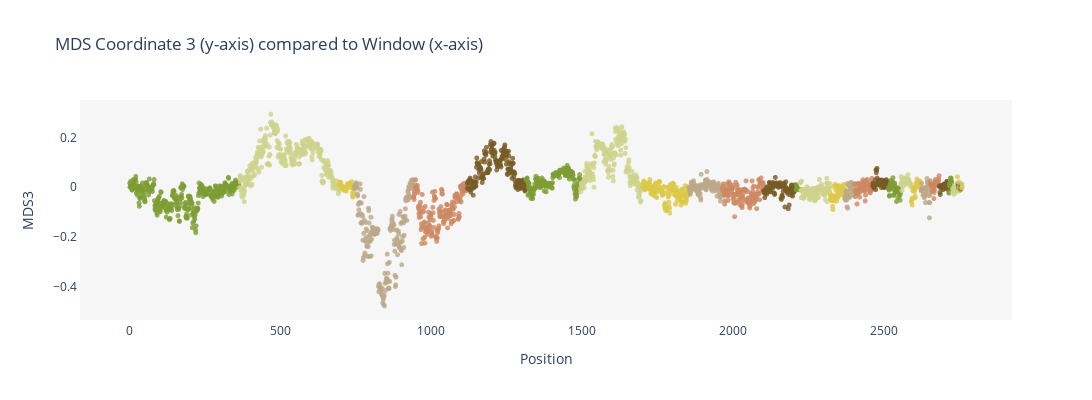

Notebook code for this chart:
### Code cell
#px.scatter(y=mds.samples["PC2"], title="MDS Coordinate 2 (y-axis) compared to Window (x-axis)")
fig = px.scatter(y=mds.samples["PC3"], 
                 title="MDS Coordinate 3 (y-axis) compared to Window (x-axis)", 
                 color=chrs, 
                 labels=chrs,
                 color_discrete_sequence=kakapo_colors,
                 width=1200, height=400
                )

fig.update_traces(marker=dict(size=5, opacity=0.8))
fig.update_layout(showlegend=False)
fig.update_layout(xaxis=dict(showgrid=False, zeroline=False, showline=True, title="Position"))
fig.update_layout(yaxis=dict(showgrid=False, zeroline=False, showline=True, title="MDS3"))
fig.update_layout(paper_bgcolor="white")
fig.update_layout(plot_bgcolor="#f6f6f6")
fig.write_image("mds_coord3.svg")
fig.write_image("mds_coord3.png")
fig

### Figure 1 — Plotly figure (JSON) as saved in the notebook; plotly's stock layout.template omitted (floating-point values rounded to 4 significant figures; data arrays with more than 128 entries replaced by an {"elided": "..."} marker saying what was removed)
{"data": [{"hovertemplate": "color=S1<br>x=%{x}<br>y=%{y}<extra></extra>", "legendgroup": "S1", "marker": {"color": "#7D9D33", "opacity": 0.8, "size": 5, "symbol": "circle"}, "mode": "markers", "name": "S1", "showlegend": true, "type": "scattergl", "x": {"elided": "364 int values"}, "xaxis": "x", "y": {"elided": "364 float values"}, "yaxis": "y"}, {"hovertemplate": "color=S2<br>x=%{x}<br>y=%{y}<extra></extra>", "legendgroup": "S2", "marker": {"color": "#CED38C", "opacity": 0.8, "size": 5, "symbol": "circle"}, "mode": "markers", "name": "S2", "showlegend": true, "type": "scattergl", "x": {"elided": "331 int values"}, "xaxis": "x", "y": {"elided": "331 float values"}, "yaxis": "y"}, {"hovertemplate": "color=S3<br>x=%{x}<br>y=%{y}<extra></extra>", "legendgroup": "S3", "marker": {"color": "#DCC949", "opacity": 0.8, "size": 5, "symbol": "circle"}, "mode": "markers", "name": "S3", "showlegend": true, "type": "scattergl", "x": [695, 696, 697, 698, 699, 700, 701, 702, 703, 704, 705, 706, 707, 708, 709, 710, 711, 712, 713, 714, 715, 716, 717, 718, 719, 720, 721, 722, 723, 724, 725, 726, 727, 728, 729, 730, 731, 732, 733, 734, 735, 736, 737, 738, 739, 740, 741, 742, 743, 744], "xaxis": "x", "y": [0.0165, 0.008156, 0.01772, 0.01984, 0.01911, 0.01511, -0.001878, -0.005766, 0.005881, 0.003743, -0.005665, -0.006808, -0.0007921, 0.0005482, -0.007167, -0.006665, -0.01297, -0.00857, -0.007761, -0.009394, -0.007487, -0.00856, 0.0002998, -0.01658, -0.008158, 0.003768, 0.008178, 0.01237, 0.006374, 0.006926, 0.007778, 0.01501, 0.00641, 0.007388, 0.01599, 0.01632, 0.007123, 0.003397, -0.001927, 0.007097, 0.00712, 0.02189, -0.001591, -0.0243, -0.03803, -0.03979, -0.006821, -0.00488, -0.01237, -0.02899], "yaxis": "y"}, {"hovertemplate": "color=S4<br>x=%{x}<br>y=%{y}<extra></extra>", "legendgroup": "S4", "marker": {"color": "#BCA888", "opacity": 0.8, "size": 5, "symbol": "circle"}, "mode": "markers", "name": "S4", "showlegend": true, "type": "scattergl", "x": {"elided": "196 int values"}, "xaxis": "x", "y": {"elided": "196 float values"}, "yaxis": "y"}, {"hovertemplate": "color=S5<br>x=%{x}<br>y=%{y}<extra></extra>", "legendgroup": "S5", "marker": {"color": "#CD8862", "opacity": 0.8, "size": 5, "symbol": "circle"}, "mode": "markers", "name": "S5", "showlegend": true, "type": "scattergl", "x": {"elided": "178 int values"}, "xaxis": "x", "y": {"elided": "178 float values"}, "yaxis": "y"}, {"hovertemplate": "color=S6<br>x=%{x}<br>y=%{y}<extra></extra>", "legendgroup": "S6", "marker": {"color": "#775B24", "opacity": 0.8, "size": 5, "symbol": "circle"}, "mode": "markers", "name": "S6", "showlegend": true, "type": "scattergl", "x": {"elided": "195 int values"}, "xaxis": "x", "y": {"elided": "195 float values"}, "yaxis": "y"}, {"hovertemplate": "color=S7<br>x=%{x}<br>y=%{y}<extra></extra>", "legendgroup": "S7", "marker": {"color": "#7D9D33", "opacity": 0.8, "size": 5, "symbol": "circle"}, "mode": "markers", "name": "S7", "showlegend": true, "type": "scattergl", "x": {"elided": "181 int values"}, "xaxis": "x", "y": {"elided": "181 float values"}, "yaxis": "y"}, {"hovertemplate": "color=S8<br>x=%{x}<br>y=%{y}<extra></extra>", "legendgroup": "S8", "marker": {"color": "#CED38C", "opacity": 0.8, "size": 5, "symbol": "circle"}, "mode": "markers", "name": "S8", "showlegend": true, "type": "scattergl", "x": {"elided": "207 int values"}, "xaxis": "x", "y": {"elided": "207 float values"}, "yaxis": "y"}, {"hovertemplate": "color=S9<br>x=%{x}<br>y=%{y}<extra></extra>", "legendgroup": "S9", "marker": {"color": "#DCC949", "opacity": 0.8, "size": 5, "symbol": "circle"}, "mode": "markers", "name": "S9", "showlegend": true, "type": "scattergl", "x": {"elided": "153 int values"}, "xaxis": "x", "y": {"elided": "153 float values"}, "yaxis": "y"}, {"hovertemplate": "color=S10<br>x=%{x}<br>y=%{y}<extra></extra>", "legendgroup": "S10", "marker": {"color": "#BCA888", "opacity": 0.8, "size": 5, "symbol": "circle"}, "mode": "markers", "name": "S10", "showlegend": true, "type": "scattergl", "x": [1855, 1856, 1857, 1858, 1859, 1860, 1861, 1862, 1863, 1864, 1865, 1866, 1867, 1868, 1869, 1870, 1871, 1872, 1873, 1874, 1875, 1876, 1877, 1878, 1879, 1880, 1881, 1882, 1883, 1884, 1885, 1886, 1887, 1888, 1889, 1890, 1891, 1892, 1893, 1894, 1895, 1896, 1897, 1898, 1899, 1900, 1901, 1902, 1903, 1904, 1905, 1906, 1907, 1908, 1909, 1910, 1911, 1912, 1913, 1914, 1915, 1916, 1917, 1918, 1919, 1920, 1921, 1922, 1923, 1924, 1925, 1926, 1927, 1928, 1929, 1930, 1931, 1932, 1933, 1934, 1935, 1936, 1937, 1938, 1939, 1940, 1941, 1942, 1943, 1944, 1945, 1946, 1947, 1948, 1949, 1950, 1951, 1952, 1953, 1954, 1955, 1956, 1957, 1958, 1959, 1960, 1961, 1962, 1963, 1964], "xaxis": "x", "y": [-0.001358, -0.005259, -0.009649, -0.01885, -0.02908, -0.02113, -0.0002401, 0.01418, 0.0209, 0.008258, 0.011, 0.01467, 0.006039, -0.00648, 0.001656, 0.02469, 0.01412, -0.005511, -0.007967, -0.006209, -0.006879, 0.006177, -0.008623, -0.01464, -0.01222, -0.004703, -0.008793, 0.005126, -0.01149, -0.0242, -0.03185, -0.005818, -0.01774, -0.02461, -0.01193, 0.003485, 0.008381, -0.02742, -0.04266, -0.05185, 0.05151, 0.002624, -0.004402, 0.007343, 0.009256, 0.008046, 0.009903, 0.01088, 0.003048, 0.004918, 0.005238, 0.004396, 0.003994, -0.002673, 0.02664, 0.02858, -0.009186, -0.01121, 0.003403, 0.06242, 0.03014, 0.01503, 0.01601, 0.01729, 0.02009, 0.01883, 0.02044, 0.006189, 0.006758, 0.01266, 0.01606, 0.0161, 0.007544, -0.004765, 0.01836, -0.0101, 0.00249, 0.008595, -0.01638, 0.01334, 0.01288, 0.02149, 0.0174, 0.006776, -0.001772, -9.217e-05, -0.005701, -0.01582, -0.006017, -0.002244, -0.01012, -0.008034, -0.001809, -0.03676, 0.009199, -5.053e-05, -0.002865, 0.01503, -0.001857, 0.003921, -0.03172, -0.02141, -0.04022, -0.03511, -0.05673, -0.03857, -0.01307, -0.02447, -0.03005, -0.03015], "yaxis": "y"}, {"hovertemplate": "color=S11<br>x=%{x}<br>y=%{y}<extra></extra>", "legendgroup": "S11", "marker": {"color": "#CD8862", "opacity": 0.8, "size": 5, "symbol": "circle"}, "mode": "markers", "name": "S11", "showlegend": true, "type": "scattergl", "x": {"elided": "137 int values"}, "xaxis": "x", "y": {"elided": "137 float values"}, "yaxis": "y"}, {"hovertemplate": "color=S12<br>x=%{x}<br>y=%{y}<extra></extra>", "legendgroup": "S12", "marker": {"color": "#775B24", "opacity": 0.8, "size": 5, "symbol": "circle"}, "mode": "markers", "name": "S12", "showlegend": true, "type": "scattergl", "x": [2102, 2103, 2104, 2105, 2106, 2107, 2108, 2109, 2110, 2111, 2112, 2113, 2114, 2115, 2116, 2117, 2118, 2119, 2120, 2121, 2122, 2123, 2124, 2125, 2126, 2127, 2128, 2129, 2130, 2131, 2132, 2133, 2134, 2135, 2136, 2137, 2138, 2139, 2140, 2141, 2142, 2143, 2144, 2145, 2146, 2147, 2148, 2149, 2150, 2151, 2152, 2153, 2154, 2155, 2156, 2157, 2158, 2159, 2160, 2161, 2162, 2163, 2164, 2165, 2166, 2167, 2168, 2169, 2170, 2171, 2172, 2173, 2174, 2175, 2176, 2177, 2178, 2179, 2180, 2181, 2182, 2183, 2184, 2185, 2186, 2187, 2188, 2189, 2190, 2191, 2192, 2193, 2194, 2195, 2196, 2197, 2198, 2199, 2200, 2201, 2202, 2203, 2204, 2205, 2206, 2207, 2208, 2209], "xaxis": "x", "y": [-0.01521, -0.01487, -0.02303, -0.0208, -0.0425, -0.01001, -0.0261, -0.01722, -0.009893, -0.01325, 0.0002999, -0.02822, -0.01634, -0.008317, -0.005972, 0.002039, -0.009274, -0.01907, -0.005893, 0.01911, -0.005331, 0.01628, 0.01563, -0.007306, -0.01914, -0.01612, 0.001857, 0.01016, 0.009256, 0.003206, 0.01205, 0.01882, -0.002347, 0.01179, 0.002673, -0.02351, -0.02552, -0.02961, 0.0136, 0.039, 0.01478, 0.01304, 0.01741, 0.01434, 0.0149, 0.006133, 0.01158, 0.003554, 0.005561, -0.001019, 0.002619, 0.01084, 0.003953, 0.01051, 0.01543, 0.01788, 0.01011, 0.002353, -0.04458, -0.04942, 0.003303, -0.03384, -0.0351, -0.0406, -0.001166, -0.01764, 0.01055, 0.01121, 0.01616, 0.006766, 0.009099, -0.07998, -0.01235, 0.0004538, 0.02145, -0.009275, -0.005361, -0.01054, -0.01607, -0.02378, -0.01437, -0.01761, -0.08709, -0.01553, -0.03009, -0.07232, -0.01282, -0.006982, -0.01363, -0.01433, -0.003635, -0.007294, 0.006647, -0.01881, 0.008787, -0.03093, -0.03681, -0.008424, -0.007006, -0.01737, -0.01774, -0.02033, -0.01704, 0.000458, -8.476e-05, -0.001539, 0.009536, 0.005843], "yaxis": "y"}, {"hovertemplate": "color=S13<br>x=%{x}<br>y=%{y}<extra></extra>", "legendgroup": "S13", "marker": {"color": "#7D9D33", "opacity": 0.8, "size": 5, "symbol": "circle"}, "mode": "markers", "name": "S13", "showlegend": true, "type": "scattergl", "x": [2210, 2211, 2212, 2213, 2214, 2215, 2216, 2217, 2218, 2219, 2220, 2221, 2222], "xaxis": "x", "y": [-0.009865, 0.006518, -0.005182, -0.001356, -0.007979, -0.008299, -0.006127, -0.01069, -0.009362, -0.008066, -0.01032, -0.009382, -0.0087], "yaxis": "y"}, {"hovertemplate": "color=S14<br>x=%{x}<br>y=%{y}<extra></extra>", "legendgroup": "S14", "marker": {"color": "#CED38C", "opacity": 0.8, "size": 5, "symbol": "circle"}, "mode": "markers", "name": "S14", "showlegend": true, "type": "scattergl", "x": [2223, 2224, 2225, 2226, 2227, 2228, 2229, 2230, 2231, 2232, 2233, 2234, 2235, 2236, 2237, 2238, 2239, 2240, 2241, 2242, 2243, 2244, 2245, 2246, 2247, 2248, 2249, 2250, 2251, 2252, 2253, 2254, 2255, 2256, 2257, 2258, 2259, 2260, 2261, 2262, 2263, 2264, 2265, 2266, 2267, 2268, 2269, 2270, 2271, 2272, 2273, 2274, 2275, 2276, 2277, 2278, 2279, 2280, 2281, 2282, 2283, 2284, 2285, 2286, 2287, 2288, 2289, 2290, 2291, 2292, 2293, 2294, 2295, 2296, 2297, 2298, 2299, 2300, 2301, 2302, 2303, 2304, 2305, 2306, 2307, 2308, 2309, 2310, 2311, 2312, 2313, 2314, 2315, 2316, 2317, 2318, 2319, 2320, 2321], "xaxis": "x", "y": [0.0165, 0.0192, 0.0203, -0.01365, -0.04246, 0.0242, -0.0112, -0.01567, -0.008473, -0.03316, -0.04182, -0.0101, -0.04551, -0.04203, -0.01971, -0.02521, -0.02114, -0.03206, -0.01896, -0.0182, -0.02075, -0.006753, -0.01491, 0.001611, -0.03221, -0.02046, -0.02514, -0.004269, -0.01914, -0.01517, -0.02216, -0.04861, -0.03022, -0.03964, -0.04986, -0.03619, -0.0246, -0.007513, -0.04217, -0.02766, -0.0306, -0.03555, -0.02124, -0.007504, -0.01056, -0.004453, -0.01851, -0.05493, -0.03918, -0.03818, -0.0498, -0.03299, -0.05177, -0.01657, -0.004246, -0.00418, -0.01986, -0.0156, -0.03683, -0.02422, -0.0001232, -0.04234, -0.005066, 0.001541, 0.03051, -0.007537, 0.0009343, -0.01225, 0.002877, -0.004512, 0.001788, 0.01196, -0.006762, 0.0008259, -0.01442, -0.02889, -0.0274, -0.01114, -0.02395, -0.01432, -0.01984, -0.01544, -0.03326, -0.02308, -0.05085, -0.0249, -0.005172, -0.02068, 0.01552, 0.03569, -0.05857, -0.000242, 0.01454, 0.01376, -0.0003672, -0.001627, -0.00828, -0.006796, 0.01513], "yaxis": "y"}, {"hovertemplate": "color=S15<br>x=%{x}<br>y=%{y}<extra></extra>", "legendgroup": "S15", "marker": {"color": "#DCC949", "opacity": 0.8, "size": 5, "symbol": "circle"}, "mode": "markers", "name": "S15", "showlegend": true, "type": "scattergl", "x": [2322, 2323, 2324, 2325, 2326, 2327, 2328, 2329, 2330, 2331, 2332, 2333, 2334, 2335, 2336, 2337, 2338, 2339, 2340, 2341, 2342, 2343, 2344, 2345, 2346, 2347, 2348, 2349, 2350, 2351, 2352, 2353, 2354, 2355, 2356, 2357, 2358, 2359, 2360, 2361, 2362, 2363, 2364, 2365, 2366, 2367, 2368, 2369, 2370], "xaxis": "x", "y": [-0.02127, -0.03279, -0.04825, -0.05156, -0.04253, -0.05434, -0.04491, -0.04108, -0.03324, -0.077, -0.09062, -0.0555, 0.003126, -0.04471, -0.03887, -0.05349, -0.03682, 0.01144, -0.03752, -0.009574, 0.00302, 0.004561, -0.05696, -0.04289, -0.02142, -0.04537, -0.01271, 0.0006163, -0.02652, -0.00363, 0.005626, -0.003535, 0.003516, -0.03316, -0.02327, -0.0006741, -0.01814, -0.006958, 0.002485, -0.0001926, -0.009386, -0.02055, -0.02958, -0.02959, -0.0066, -0.0235, 0.008643, 0.01105, -0.007377], "yaxis": "y"}, {"hovertemplate": "color=S16<br>x=%{x}<br>y=%{y}<extra></extra>", "legendgroup": "S16", "marker": {"color": "#BCA888", "opacity": 0.8, "size": 5, "symbol": "circle"}, "mode": "markers", "name": "S16", "showlegend": true, "type": "scattergl", "x": [2371, 2372, 2373, 2374, 2375, 2376, 2377, 2378, 2379, 2380, 2381, 2382, 2383, 2384, 2385, 2386, 2387, 2388, 2389, 2390, 2391, 2392, 2393, 2394, 2395, 2396, 2397, 2398, 2399, 2400, 2401, 2402, 2403, 2404], "xaxis": "x", "y": [-0.04544, -0.04895, -0.03645, -0.05293, -0.02813, -0.01494, -0.01517, -0.05188, -0.07955, -0.03749, -0.08507, 0.01556, 0.007923, 0.005835, -0.03948, -0.02892, -0.04141, -0.03144, -0.01085, 0.002602, -0.007544, 0.01848, 0.01787, -0.0003364, -0.01327, 0.004729, -0.008011, -0.0206, -0.03269, 0.01225, -0.0136, -0.02116, 0.0001271, 0.01383], "yaxis": "y"}, {"hovertemplate": "color=S17<br>x=%{x}<br>y=%{y}<extra></extra>", "legendgroup": "S17", "marker": {"color": "#CD8862", "opacity": 0.8, "size": 5, "symbol": "circle"}, "mode": "markers", "name": "S17", "showlegend": true, "type": "scattergl", "x": [2405, 2406, 2407, 2408, 2409, 2410, 2411, 2412, 2413, 2414, 2415, 2416, 2417, 2418, 2419, 2420, 2421, 2422, 2423, 2424, 2425, 2426, 2427, 2428, 2429, 2430, 2431, 2432, 2433, 2434, 2435, 2436, 2437, 2438, 2439, 2440, 2441, 2442, 2443, 2444, 2445, 2446, 2447, 2448, 2449, 2450, 2451, 2452, 2453, 2454, 2455, 2456, 2457, 2458, 2459, 2460, 2461, 2462, 2463], "xaxis": "x", "y": [0.01244, -0.0389, -0.01379, -0.01497, -0.01633, -0.02293, -0.02054, -0.06806, -0.02752, -0.001666, 0.01431, 0.01422, -0.01293, -0.01173, -0.007615, -0.02222, -0.04058, -0.002746, -0.002892, -0.01567, 0.006034, -0.001604, 0.00548, 0.0187, -0.0005863, 0.009889, 0.01277, 0.02981, 0.001723, -0.01519, 0.006532, 0.02229, -0.01135, -0.01548, -0.05555, -0.03192, 0.007654, 0.02028, 0.02449, 0.01938, 0.01455, 0.03065, -0.003661, 0.01099, 0.003709, 0.008765, 0.01009, 0.00692, -0.01425, -0.0209, -0.004078, -0.0232, 0.003892, -0.01108, 0.004613, 0.02584, -0.01178, 0.03554, 0.01512], "yaxis": "y"}, {"hovertemplate": "color=S18<br>x=%{x}<br>y=%{y}<extra></extra>", "legendgroup": "S18", "marker": {"color": "#775B24", "opacity": 0.8, "size": 5, "symbol": "circle"}, "mode": "markers", "name": "S18", "showlegend": true, "type": "scattergl", "x": [2464, 2465, 2466, 2467, 2468, 2469, 2470, 2471, 2472, 2473, 2474, 2475, 2476, 2477, 2478, 2479, 2480, 2481, 2482, 2483, 2484, 2485, 2486, 2487, 2488, 2489, 2490, 2491, 2492, 2493, 2494, 2495, 2496, 2497, 2498, 2499, 2500, 2501, 2502, 2503, 2504, 2505, 2506, 2507, 2508, 2509, 2510, 2511, 2512, 2513, 2514, 2515, 2516], "xaxis": "x", "y": [0.006171, 0.01577, 0.01135, 0.001152, -0.004189, 0.003035, 0.002633, 0.005868, 0.01157, 0.02931, -0.01036, 0.06927, 0.05791, 0.06808, 0.0753, 0.0363, 0.0193, 0.02217, 0.009947, 0.02063, 0.007717, 0.01844, 0.02808, 0.01285, 0.01517, 0.009326, 0.0225, 0.02759, 0.02359, -0.001755, 0.02828, 0.01052, 0.008968, 0.008646, 0.003463, 0.02504, 0.002381, -0.001293, -0.001513, 0.0261, 0.01056, 0.00712, 0.008925, 0.0211, 0.02536, 0.02978, 0.01386, 0.02329, 0.01311, 0.02204, 0.01668, -0.004139, 0.01051], "yaxis": "y"}, {"hovertemplate": "color=S19<br>x=%{x}<br>y=%{y}<extra></extra>", "legendgroup": "S19", "marker": {"color": "#7D9D33", "opacity": 0.8, "size": 5, "symbol": "circle"}, "mode": "markers", "name": "S19", "showlegend": true, "type": "scattergl", "x": [2517, 2518, 2519, 2520, 2521, 2522, 2523, 2524, 2525, 2526, 2527, 2528, 2529, 2530, 2531, 2532, 2533, 2534, 2535, 2536, 2537, 2538, 2539, 2540, 2541, 2542, 2543, 2544, 2545, 2546, 2547, 2548, 2549, 2550, 2551, 2552, 2553, 2554, 2555, 2556], "xaxis": "x", "y": [0.0004587, -0.01238, -0.03611, -0.0338, -0.006785, 0.01349, -0.007221, 0.02699, 0.01289, 0.005579, 0.01485, -0.0008295, 0.01206, 0.02177, 0.03781, 0.01722, -0.03318, -0.03088, -0.01252, 0.003876, 0.01572, 0.00448, -0.01671, -0.02137, -0.01543, -0.004588, -0.0577, -0.01979, -0.008472, -0.01045, -0.04267, -0.00334, -0.005803, -0.01366, -0.01084, -0.00831, -0.03032, -0.03384, -0.05279, -0.02452], "yaxis": "y"}, {"hovertemplate": "color=S20<br>x=%{x}<br>y=%{y}<extra></extra>", "legendgroup": "S20", "marker": {"color": "#CED38C", "opacity": 0.8, "size": 5, "symbol": "circle"}, "mode": "markers", "name": "S20", "showlegend": true, "type": "scattergl", "x": [2557, 2558, 2559, 2560, 2561, 2562, 2563, 2564, 2565, 2566, 2567, 2568, 2569, 2570, 2571, 2572, 2573, 2574, 2575, 2576, 2577, 2578, 2579, 2580, 2581, 2582, 2583, 2584, 2585, 2586, 2587, 2588, 2589, 2590, 2591], "xaxis": "x", "y": [0.01201, 0.04202, 0.01468, 0.02441, -0.01417, 0.005695, 0.03324, 0.01829, 0.002704, 0.02926, 0.03213, 0.03734, 0.03532, 0.0301, 0.02647, 0.02976, 0.01284, 0.02192, 0.01137, 0.01813, 0.02437, 0.02298, 0.02568, 0.03354, 0.04996, 0.02998, 0.025, 0.03029, 0.02049, 0.01196, 0.01666, 0.01721, 0.01352, 0.001782, 0.001362], "yaxis": "y"}, {"hovertemplate": "color=S21<br>x=%{x}<br>y=%{y}<extra></extra>", "legendgroup": "S21", "marker": {"color": "#DCC949", "opacity": 0.8, "size": 5, "symbol": "circle"}, "mode": "markers", "name": "S21", "showlegend": true, "type": "scattergl", "x": [2592, 2593, 2594, 2595, 2596, 2597, 2598, 2599, 2600, 2601, 2602, 2603, 2604, 2605, 2606, 2607, 2608, 2609, 2610, 2611, 2612, 2613, 2614, 2615, 2616, 2617, 2618, 2619, 2620, 2621, 2622, 2623], "xaxis": "x", "y": [-0.05675, -0.06152, -0.04756, -0.07248, -0.04354, -0.01278, -0.01616, -0.0004598, -0.01049, -0.003672, -0.01073, -0.0179, -0.04375, -0.0379, -0.002058, 0.01317, -0.002149, 0.009483, 0.03237, 0.02, 0.01649, 0.0201, 0.01741, 0.02702, 0.02477, 0.02488, 0.02164, 0.003538, 0.01497, 0.02365, 0.009313, -0.003534], "yaxis": "y"}, {"hovertemplate": "color=S22<br>x=%{x}<br>y=%{y}<extra></extra>", "legendgroup": "S22", "marker": {"color": "#BCA888", "opacity": 0.8, "size": 5, "symbol": "circle"}, "mode": "markers", "name": "S22", "showlegend": true, "type": "scattergl", "x": [2624, 2625, 2626, 2627, 2628, 2629, 2630, 2631, 2632, 2633, 2634, 2635, 2636, 2637, 2638, 2639, 2640, 2641, 2642, 2643, 2644, 2645, 2646, 2647, 2648, 2649, 2650, 2651, 2652, 2653, 2654], "xaxis": "x", "y": [-0.01146, -0.01513, 0.0157, -0.006156, -0.003849, -0.008547, -0.01583, -0.03267, -0.03275, -0.01337, -0.008088, -0.04287, -0.00221, -0.03785, -0.02726, -0.06213, -0.01649, -0.02891, 0.0003005, 0.002085, 0.03419, 0.01964, 0.01727, 0.01816, -0.01515, -0.001792, -0.03342, -0.06187, -0.1237, -0.06291, -0.03304], "yaxis": "y"}, {"hovertemplate": "color=S23<br>x=%{x}<br>y=%{y}<extra></extra>", "legendgroup": "S23", "marker": {"color": "#CD8862", "opacity": 0.8, "size": 5, "symbol": "circle"}, "mode": "markers", "name": "S23", "showlegend": true, "type": "scattergl", "x": [2655, 2656, 2657, 2658, 2659, 2660, 2661, 2662, 2663, 2664, 2665, 2666, 2667, 2668, 2669, 2670, 2671, 2672, 2673, 2674, 2675, 2676, 2677, 2678, 2679, 2680, 2681, 2682, 2683, 2684], "xaxis": "x", "y": [0.02507, 0.01175, 0.009241, 0.006458, 0.001982, -0.01823, -0.01553, 0.006987, -0.01023, -0.003656, 0.01255, -0.006604, -0.04617, -0.02128, -0.0113, 0.02042, 0.01084, 0.03031, 0.01264, 0.009676, 0.01168, 0.01208, 0.00561, 0.02439, 0.01384, 0.01638, 0.01532, 0.03345, 0.0266, 0.04571], "yaxis": "y"}, {"hovertemplate": "color=S24<br>x=%{x}<br>y=%{y}<extra></extra>", "legendgroup": "S24", "marker": {"color": "#775B24", "opacity": 0.8, "size": 5, "symbol": "circle"}, "mode": "markers", "name": "S24", "showlegend": true, "type": "scattergl", "x": [2685, 2686, 2687, 2688, 2689, 2690, 2691, 2692, 2693, 2694, 2695, 2696, 2697, 2698, 2699, 2700, 2701, 2702, 2703, 2704, 2705, 2706, 2707, 2708, 2709, 2710, 2711, 2712, 2713, 2714, 2715], "xaxis": "x", "y": [0.002082, 0.004054, -0.02128, -0.02972, -0.001165, -0.003134, 0.004022, 0.007264, 0.005725, -0.0008609, -0.003837, 0.006065, -0.01033, -0.003135, 0.01113, 0.0003544, 0.01229, 0.01079, -0.004947, 0.01045, 0.01336, 0.009895, 0.01135, -0.007101, 0.003749, 0.02284, 0.02127, -0.006131, -0.007888, 0.01785, 0.006924], "yaxis": "y"}, {"hovertemplate": "color=S25<br>x=%{x}<br>y=%{y}<extra></extra>", "legendgroup": "S25", "marker": {"color": "#7D9D33", "opacity": 0.8, "size": 5, "symbol": "circle"}, "mode": "markers", "name": "S25", "showlegend": true, "type": "scattergl", "x": [2716, 2717, 2718, 2719, 2720, 2721, 2722, 2723, 2724, 2725, 2726, 2727, 2728], "xaxis": "x", "y": [-0.01972, -0.02471, 0.01226, 0.004897, 0.008472, 0.02315, 0.03636, 0.02625, 0.036, 0.02392, 0.02059, 0.001948, -0.0111], "yaxis": "y"}, {"hovertemplate": "color=S26<br>x=%{x}<br>y=%{y}<extra></extra>", "legendgroup": "S26", "marker": {"color": "#CED38C", "opacity": 0.8, "size": 5, "symbol": "circle"}, "mode": "markers", "name": "S26", "showlegend": true, "type": "scattergl", "x": [2729, 2730, 2731, 2732, 2733, 2734, 2735, 2736, 2737, 2738, 2739, 2740, 2741, 2742, 2743, 2744], "xaxis": "x", "y": [-0.02178, -0.005727, -0.02168, -0.01096, -0.009458, -0.0291, 0.005017, -0.01937, -0.01396, -0.01323, -0.02162, 0.0003588, -0.000436, 0.001307, 0.0141, -0.01117], "yaxis": "y"}, {"hovertemplate": "color=NC_044298.1_ctg1<br>x=%{x}<br>y=%{y}<extra></extra>", "legendgroup": "NC_044298.1_ctg1", "marker": {"color": "#DCC949", "opacity": 0.8, "size": 5, "symbol": "circle"}, "mode": "markers", "name": "NC_044298.1_ctg1", "showlegend": true, "type": "scattergl", "x": [2745], "xaxis": "x", "y": [0.04166], "yaxis": "y"}, {"hovertemplate": "color=NC_044299.1_ctg1<br>x=%{x}<br>y=%{y}<extra></extra>", "legendgroup": "NC_044299.1_ctg1", "marker": {"color": "#BCA888", "opacity": 0.8, "size": 5, "symbol": "circle"}, "mode": "markers", "name": "NC_044299.1_ctg1", "showlegend": true, "type": "scattergl", "x": [2746], "xaxis": "x", "y": [0.01177], "yaxis": "y"}, {"hovertemplate": "color=NC_044300.1_ctg1<br>x=%{x}<br>y=%{y}<extra></extra>", "legendgroup": "NC_044300.1_ctg1", "marker": {"color": "#CD8862", "opacity": 0.8, "size": 5, "symbol": "circle"}, "mode": "markers", "name": "NC_044300.1_ctg1", "showlegend": true, "type": "scattergl", "x": [2747], "xaxis": "x", "y": [0.01684], "yaxis": "y"}, {"hovertemplate": "color=NW_022045577.1_ctg1<br>x=%{x}<br>y=%{y}<extra></extra>", "legendgroup": "NW_022045577.1_ctg1", "marker": {"color": "#775B24", "opacity": 0.8, "size": 5, "symbol": "circle"}, "mode": "markers", "name": "NW_022045577.1_ctg1", "showlegend": true, "type": "scattergl", "x": [2748], "xaxis": "x", "y": [0.004359], "yaxis": "y"}, {"hovertemplate": "color=NW_022045589.1_ctg1<br>x=%{x}<br>y=%{y}<extra></extra>", "legendgroup": "NW_022045589.1_ctg1", "marker": {"color": "#7D9D33", "opacity": 0.8, "size": 5, "symbol": "circle"}, "mode": "markers", "name": "NW_022045589.1_ctg1", "showlegend": true, "type": "scattergl", "x": [2749], "xaxis": "x", "y": [-0.006683], "yaxis": "y"}, {"hovertemplate": "color=NW_022045602.1_ctg1<br>x=%{x}<br>y=%{y}<extra></extra>", "legendgroup": "NW_022045602.1_ctg1", "marker": {"color": "#CED38C", "opacity": 0.8, "size": 5, "symbol": "circle"}, "mode": "markers", "name": "NW_022045602.1_ctg1", "showlegend": true, "type": "scattergl", "x": [2750], "xaxis": "x", "y": [0.02168], "yaxis": "y"}, {"hovertemplate": "color=NW_022045628.1_ctg1<br>x=%{x}<br>y=%{y}<extra></extra>", "legendgroup": "NW_022045628.1_ctg1", "marker": {"color": "#DCC949", "opacity": 0.8, "size": 5, "symbol": "circle"}, "mode": "markers", "name": "NW_022045628.1_ctg1", "showlegend": true, "type": "scattergl", "x": [2751, 2752, 2753], "xaxis": "x", "y": [-0.01544, 0.0008953, 0.01058], "yaxis": "y"}, {"hovertemplate": "color=NW_022045629.1_ctg1<br>x=%{x}<br>y=%{y}<extra></extra>", "legendgroup": "NW_022045629.1_ctg1", "marker": {"color": "#BCA888", "opacity": 0.8, "size": 5, "symbol": "circle"}, "mode": "markers", "name": "NW_022045629.1_ctg1", "showlegend": true, "type": "scattergl", "x": [2754], "xaxis": "x", "y": [0.0004114], "yaxis": "y"}, {"hovertemplate": "color=NW_022045631.1_ctg1<br>x=%{x}<br>y=%{y}<extra></extra>", "legendgroup": "NW_022045631.1_ctg1", "marker": {"color": "#CD8862", "opacity": 0.8, "size": 5, "symbol": "circle"}, "mode": "markers", "name": "NW_022045631.1_ctg1", "showlegend": true, "type": "scattergl", "x": [2755], "xaxis": "x", "y": [-0.01138], "yaxis": "y"}, {"hovertemplate": "color=NW_022045634.1_ctg1<br>x=%{x}<br>y=%{y}<extra></extra>", "legendgroup": "NW_022045634.1_ctg1", "marker": {"color": "#775B24", "opacity": 0.8, "size": 5, "symbol": "circle"}, "mode": "markers", "name": "NW_022045634.1_ctg1", "showlegend": true, "type": "scattergl", "x": [2756, 2757], "xaxis": "x", "y": [0.004344, -0.006994], "yaxis": "y"}, {"hovertemplate": "color=NW_022045635.1_ctg1<br>x=%{x}<br>y=%{y}<extra></extra>", "legendgroup": "NW_022045635.1_ctg1", "marker": {"color": "#7D9D33", "opacity": 0.8, "size": 5, "symbol": "circle"}, "mode": "markers", "name": "NW_022045635.1_ctg1", "showlegend": true, "type": "scattergl", "x": [2758], "xaxis": "x", "y": [0.01191], "yaxis": "y"}, {"hovertemplate": "color=NW_022045636.1_ctg1<br>x=%{x}<br>y=%{y}<extra></extra>", "legendgroup": "NW_022045636.1_ctg1", "marker": {"color": "#CED38C", "opacity": 0.8, "size": 5, "symbol": "circle"}, "mode": "markers", "name": "NW_022045636.1_ctg1", "showlegend": true, "type": "scattergl", "x": [2759, 2760], "xaxis": "x", "y": [-0.003641, 0.0124], "yaxis": "y"}, {"hovertemplate": "color=NW_022045640.1_ctg1<br>x=%{x}<br>y=%{y}<extra></extra>", "legendgroup": "NW_022045640.1_ctg1", "marker": {"color": "#DCC949", "opacity": 0.8, "size": 5, "symbol": "circle"}, "mode": "markers", "name": "NW_022045640.1_ctg1", "showlegend": true, "type": "scattergl", "x": [2761], "xaxis": "x", "y": [0.0007265], "yaxis": "y"}], "layout": {"height": 400, "legend": {"title": {"text": "color"}, "tracegroupgap": 0}, "paper_bgcolor": "white", "plot_bgcolor": "#f6f6f6", "showlegend": false, "title": {"text": "MDS Coordinate 3 (y-axis) compared to Window (x-axis)"}, "width": 1200, "xaxis": {"anchor": "y", "autorange": true, "domain": [0, 1], "range": [-163.7, 2925.0], "showgrid": false, "showline": true, "title": {"text": "Position"}, "type": "linear", "zeroline": false}, "yaxis": {"anchor": "x", "autorange": true, "domain": [0, 1], "range": [-0.5345, 0.3502], "showgrid": false, "showline": true, "title": {"text": "MDS3"}, "type": "linear", "zeroline": false}}}
